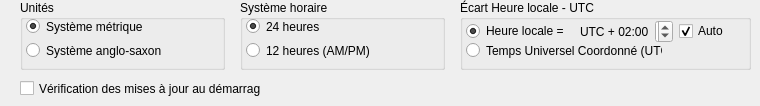
        <widget class="QWidget" name="systeme">
         <widget class="QGroupBox" name="groupBoxUnites">
          <property name="geometry">
           <rect>
            <x>20</x>
            <y>0</y>
            <width>205</width>
            <height>70</height>
           </rect>
          </property>
          <property name="font">
           <font/>
          </property>
          <property name="title">
           <string>Unités</string>
          </property>
          <widget class="QRadioButton" name="unitesKm">
           <property name="geometry">
            <rect>
             <x>6</x>
             <y>18</y>
             <width>124</width>
             <height>17</height>
            </rect>
           </property>
           <property name="font">
            <font/>
           </property>
           <property name="text">
            <string>Système métrique</string>
           </property>
           <property name="checked">
            <bool>true</bool>
           </property>
          </widget>
          <widget class="QRadioButton" name="unitesMi">
           <property name="geometry">
            <rect>
             <x>6</x>
             <y>42</y>
             <width>139</width>
             <height>17</height>
            </rect>
           </property>
           <property name="font">
            <font/>
           </property>
           <property name="text">
            <string>Système anglo-saxon</string>
           </property>
           <property name="checked">
            <bool>false</bool>
           </property>
          </widget>
         </widget>
         <widget class="QGroupBox" name="groupBoxAffichageHeure">
          <property name="geometry">
           <rect>
            <x>240</x>
            <y>0</y>
            <width>205</width>
            <height>70</height>
           </rect>
          </property>
          <property name="font">
           <font/>
          </property>
          <property name="title">
           <string>Système horaire</string>
          </property>
          <widget class="QRadioButton" name="syst24h">
           <property name="geometry">
            <rect>
             <x>6</x>
             <y>18</y>
             <width>124</width>
             <height>17</height>
            </rect>
           </property>
           <property name="font">
            <font/>
           </property>
           <property name="text">
            <string>24 heures</string>
           </property>
           <property name="checked">
            <bool>true</bool>
           </property>
          </widget>
          <widget class="QRadioButton" name="syst12h">
           <property name="geometry">
            <rect>
             <x>6</x>
             <y>42</y>
             <width>139</width>
             <height>17</height>
            </rect>
           </property>
           <property name="font">
            <font/>
           </property>
           <property name="text">
            <string>12 heures (AM/PM)</string>
           </property>
           <property name="checked">
            <bool>false</bool>
           </property>
          </widget>
         </widget>
         <widget class="QCheckBox" name="verifMAJ">
          <property name="geometry">
           <rect>
            <x>20</x>
            <y>80</y>
            <width>241</width>
            <height>17</height>
           </rect>
          </property>
          <property name="font">
           <font/>
          </property>
          <property name="text">
           <string>Vérification des mises à jour au démarrage</string>
          </property>
         </widget>
         <widget class="QGroupBox" name="groupBoxOffsetUTC">
          <property name="geometry">
           <rect>
            <x>460</x>
            <y>0</y>
            <width>291</width>
            <height>70</height>
           </rect>
          </property>
          <property name="font">
           <font/>
          </property>
          <property name="title">
           <string>Écart Heure locale - UTC</string>
          </property>
          <widget class="QRadioButton" name="utc">
           <property name="geometry">
            <rect>
             <x>6</x>
             <y>42</y>
             <width>196</width>
             <height>17</height>
            </rect>
           </property>
           <property name="font">
            <font/>
           </property>
           <property name="text">
            <string>Temps Universel Coordonné (UTC)</string>
           </property>
           <property name="checked">
            <bool>false</bool>
           </property>
          </widget>
          <widget class="QWidget" name="gridLayoutWidget">
           <property name="geometry">
            <rect>
             <x>6</x>
             <y>20</y>
             <width>280</width>
             <height>24</height>
            </rect>
           </property>
           <layout class="QGridLayout" name="gridLayout_utc">
            <property name="horizontalSpacing">
             <number>6</number>
            </property>
            <property name="verticalSpacing">
             <number>0</number>
            </property>
            <item row="0" column="0">
             <widget class="QRadioButton" name="heureLegale">
              <property name="font">
               <font/>
              </property>
              <property name="text">
               <string>Heure locale = </string>
              </property>
              <property name="checked">
               <bool>true</bool>
              </property>
             </widget>
            </item>
            <item row="0" column="1">
             <widget class="QLabel" name="tuc">
              <property name="font">
               <font/>
              </property>
              <property name="text">
               <string notr="true">UTC + 02:00</string>
              </property>
              <property name="indent">
               <number>2</number>
              </property>
             </widget>
            </item>
            <item row="0" column="2">
             <widget class="QSpinBox" name="updown">
              <property name="maximumSize">
               <size>
                <width>18</width>
                <height>16777215</height>
               </size>
              </property>
              <property name="font">
               <font/>
              </property>
              <property name="minimum">
               <number>-43200</number>
              </property>
              <property name="maximum">
               <number>46800</number>
              </property>
              <property name="singleStep">
               <number>900</number>
              </property>
             </widget>
            </item>
            <item row="0" column="3">
             <widget class="QCheckBox" name="utcAuto">
              <property name="font">
               <font/>
              </property>
              <property name="text">
               <string extracomment="Automatic">Auto</string>
              </property>
              <property name="checked">
               <bool>true</bool>
              </property>
             </widget>
            </item>
           </layout>
          </widget>
         </widget>
        </widget>
